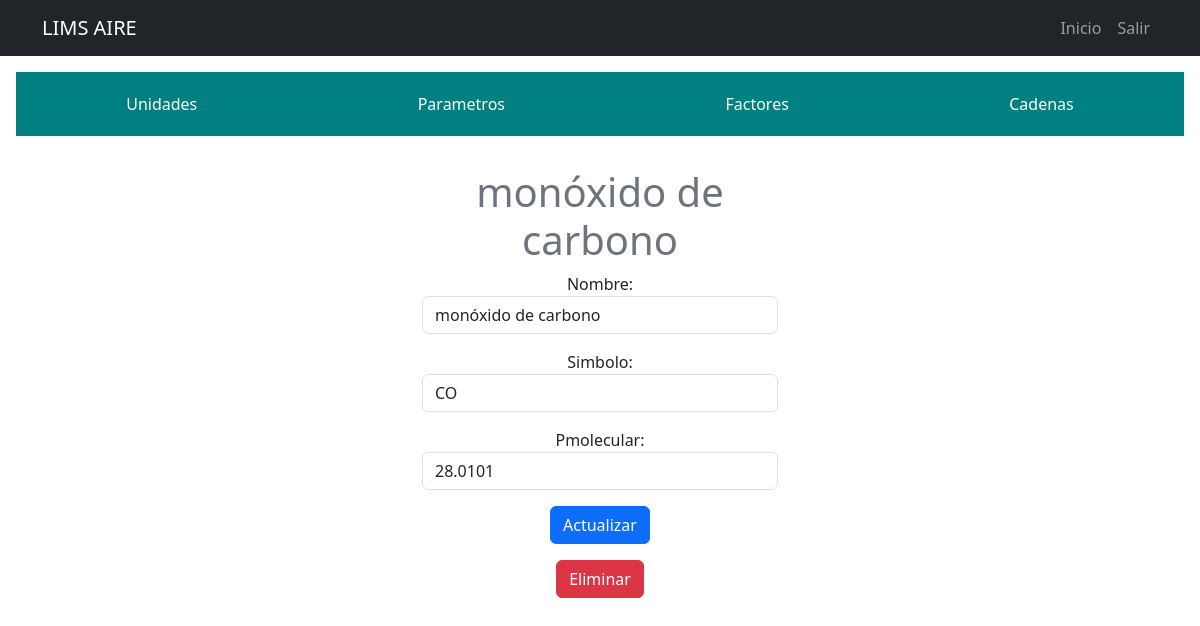
Page /listar_parametros/3/ (signed in) on the committed database.
### LimsAire/models.py (models this page shows, shortened)
class Parametros(models.Model):
    nombre = models.CharField(max_length=200)
    simbolo = models.CharField(max_length=10, unique=True)
    pmolecular = models.FloatField(null=False, blank=False)
    fechacreacion = models.DateTimeField(auto_now_add=True)
    user = models.ForeignKey(User, on_delete=models.CASCADE)

### LimsAire/views.py (the view, shortened to what this page needs)
# urls.py: path('listar_parametros/<int:parametro_id>/', views.parametro_detail, name='parametro_detail'),
@login_required
def parametro_detail(request, parametro_id):
    if request.method == 'GET':
        parametro = get_object_or_404(Parametros, pk=parametro_id, user=request.user)
        form = ParametroForm(instance=parametro)
        return render(request, 'parametro_detail.html', {'parametro': parametro,'form':form})

### LimsAire/forms.py
class ParametroForm(forms.ModelForm):
    class Meta:
        model = Parametros
        fields = ['nombre', 'simbolo','pmolecular']
        widgets = {
            'nombre': forms.TextInput(attrs={'class': 'form-control', 'placeholder': 'Escribir nombre de parametro'}),
            'simbolo': forms.TextInput(attrs={'class': 'form-control', 'placeholder': 'Escribir simbolo de parametro'}),
            'pmolecular': forms.NumberInput(attrs={'class': 'form-control', 'placeholder': 'Escribir peso molecular en mg/mol'}),
        }

### LimsAire/templates/parametro_detail.html (shortened to what this page needs)
{% extends 'base.html' %}
{% block content %}
    <main class="container">
        <div class="row">
            <div class="col-md-4 offset-md-4">
                <h1 class="text-secondary">{{parametro.nombre}}</h1>
                    <form method="POST">
                        {{form.as_p}}
                        <button class="btn btn-primary">
                            Actualizar
                        </button>
                    </form>
                    <div class="mt-3">
                    <form action="{% url 'eliminar_parametro' parametro.id %}" method="POST">
                        <button class="btn btn-danger">
                            Eliminar
                        </button>
                    </form>
                </div>
            </div>
        </div>
    </main>
{% endblock %}

### LimsAire/static/style/style.css (style rules this page uses)
* { box-sizing: border-box; }
body { margin:0; padding:0; font-family:sans-serif; }
nav, main, header, footer { padding: 16px; text-align: center; }
label { display: inline-block; width:100px; }

### rows in the picture
Parametros: nombre "monóxido de carbono", simbolo "CO", pmolecular "28.0101"
